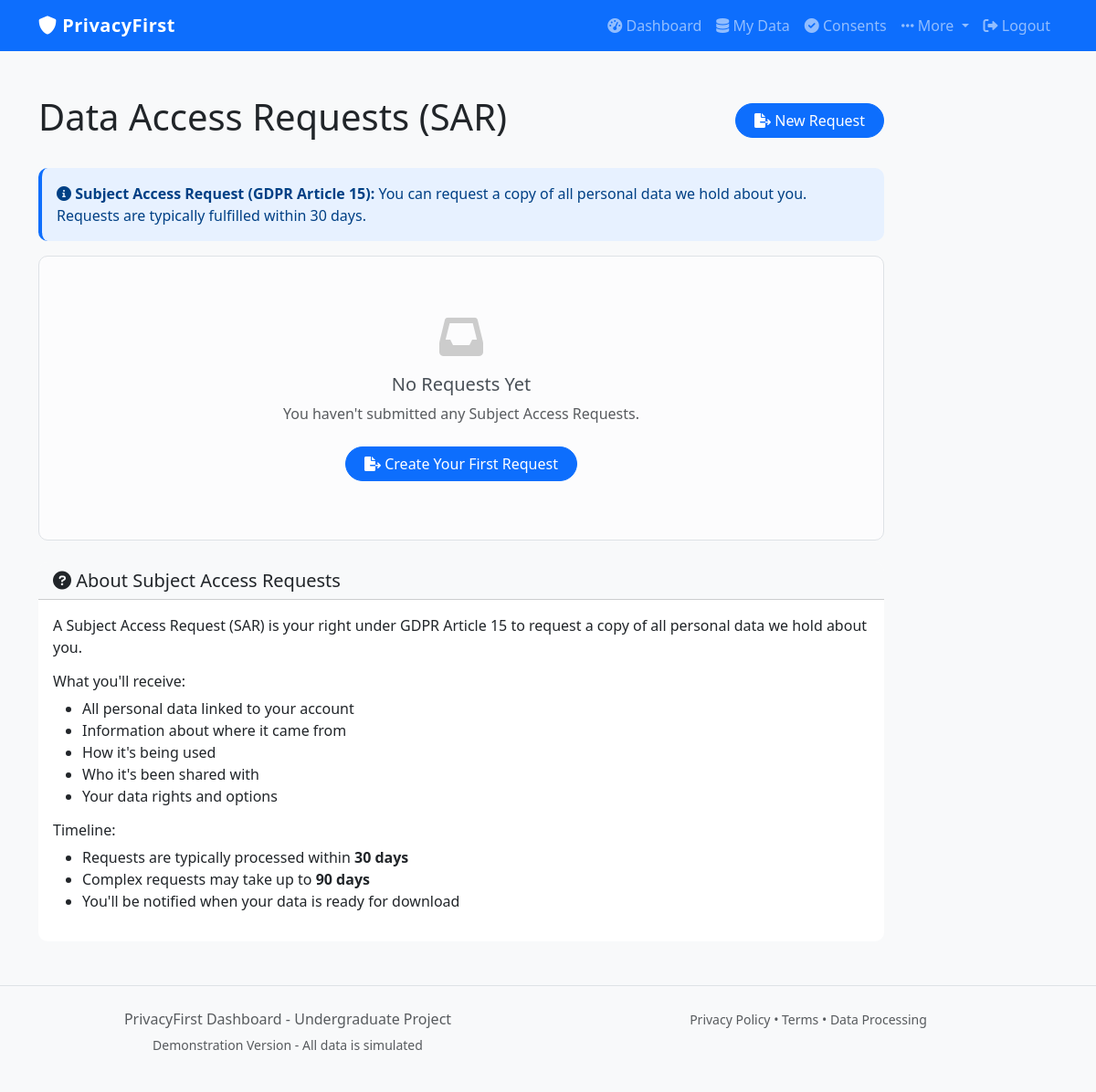
Before: /data-requests (signed in) with the older database file.
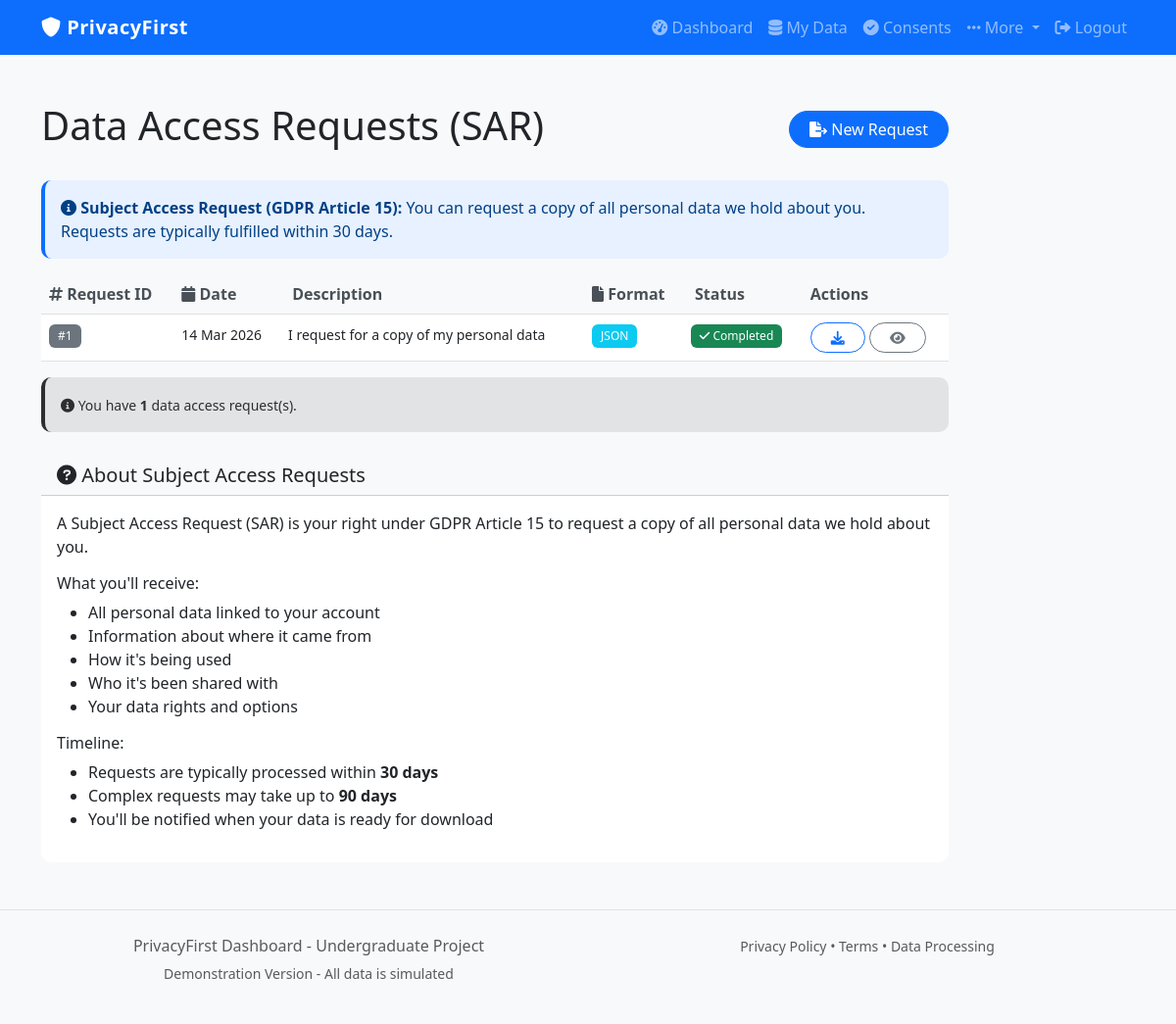
After: the same page with the newer database file.
### database.py (models this page shows)
class SubjectAccessRequest(db.Model):
    id = db.Column(db.Integer, primary_key=True)
    user_id = db.Column(db.Integer, db.ForeignKey('user.id'), nullable=False)
    request_date = db.Column(db.DateTime, default=datetime.utcnow)
    status = db.Column(db.String(20), default='pending')  # pending, completed, rejected
    data_format = db.Column(db.String(20), default='json')  # json, csv
    completed_at = db.Column(db.DateTime, nullable=True)
    rejection_reason = db.Column(db.String(500), nullable=True)
    description = db.Column(db.String(500))

### app.py (the view)
@app.route('/data-requests')
@login_required
def data_requests():
    requests = SubjectAccessRequest.query.filter_by(user_id=current_user.id).order_by(SubjectAccessRequest.request_date.desc()).all()
    log_audit("view_data_requests", "request", details="Viewed SAR list")
    return render_template('data_requests.html', requests=requests)

### app.py (called while the page is built)
@login_manager.user_loader
def load_user(user_id):
    return User.query.get(int(user_id))

def log_audit(action, resource_type, resource_id=None, details="", status="success"):
    try:
        ip_address = request.remote_addr if request else None
        audit_log = AuditLog(
            user_id=current_user.id if current_user.is_authenticated else None,
            action=action,
            resource_type=resource_type,
            resource_id=resource_id,
            details=details,
            ip_address=ip_address,
            status=status
        )
        db.session.add(audit_log)
        db.session.commit()
    except Exception as e:
        print(f"[AUDIT LOG ERROR] {e}")

### templates/data_requests.html (shortened to what the changed rows need)
{% extends "base.html" %}
{% block content %}
<div class="container mt-5">
    <div class="row">
        <div class="col-lg-10">
            <div class="d-flex justify-content-between align-items-center mb-4">
                <h1>Data Access Requests (SAR)</h1>
            </div>
            {% if requests %}
                <div class="table-responsive">
                    <table class="table table-hover">
                        <thead class="table-light">
                            <tr>
                                <th><i class="fas fa-hashtag"></i> Request ID</th>
                                <th><i class="fas fa-calendar"></i> Date</th>
                                <th> Description</th>
                                <th><i class="fas fa-file"></i> Format</th>
                                <th> Status</th>
                                <th>Actions</th>
                            </tr>
                        </thead>
                        <tbody>
                            {% for request in requests %}
                                <tr>
                                    <td>
                                        <span class="badge bg-secondary">#{{ request.id }}</span>
                                    </td>
                                    <td>
                                        <small>{{ request.request_date.strftime('%d %b %Y') }}</small>
                                    </td>
                                    <td>
                                        <small>{{ request.description[:50] }}</small>
                                    </td>
                                    <td>
                                        <span class="badge bg-info">{{ request.data_format.upper() }}</span>
                                    </td>
                                    <td>
                                        {% if request.status == 'completed' %}
                                            <span class="badge bg-success"><i class="fas fa-check"></i> Completed</span>
                                        {% elif request.status == 'pending' %}
                                            <span class="badge bg-warning"><i class="fas fa-hourglass"></i> Pending</span>
                                        {% else %}
                                            <span class="badge bg-danger"><i class="fas fa-times"></i> Rejected</span>
                                        {% endif %}
                                    </td>
                                    <td>
                                        {% if request.status == 'completed' %}
                                            <a href="{{ url_for('download_sar', request_id=request.id) }}" class="btn btn-sm btn-outline-primary" title="Download data">
                                                <i class="fas fa-download"></i>
                                            </a>
                                        {% endif %}
                                        <button class="btn btn-sm btn-outline-secondary" data-bs-toggle="modal" data-bs-target="#details-{{ request.id }}" title="View details">
                                            <i class="fas fa-eye"></i>
                                        </button>
                                    </td>
                                </tr>
                            {% endfor %}
                        </tbody>
                    </table>
                </div>
                <div class="alert alert-secondary mt-3">
                    <small><i class="fas fa-info-circle"></i> You have <strong>{{ requests|length }}</strong> data access request(s).</small>
                </div>
            {% else %}
                <div class="alert alert-light border">
                    <div class="text-center py-5">
                        <i class="fas fa-inbox" style="font-size: 3rem; color: #ccc;"></i>
                        <h5 class="mt-3">No Requests Yet</h5>
                        <p class="text-muted">You haven't submitted any Subject Access Requests.</p>
                        <a href="{{ url_for('request_data') }}" class="btn btn-primary mt-2">
                            <i class="fas fa-file-export"></i> Create Your First Request
                        </a>
                    </div>
                </div>
            {% endif %}
        </div>
    </div>
</div>
{% endblock %}

Changed rows visible on the page:
added SubjectAccessRequest: id "1", request_date "14 Mar 2026", description "I request for a copy of my personal data", data_format "JSON", status "completed" (drawn)
Other visible differences:
{{ requests|length }}: (not shown) → "1"
text no longer shown: "No Requests Yet You haven't submitted any Subject Access Requests. Create Your First Request"
text now shown: "Request ID Date Description Format Status Actions You have data access request(s)."
